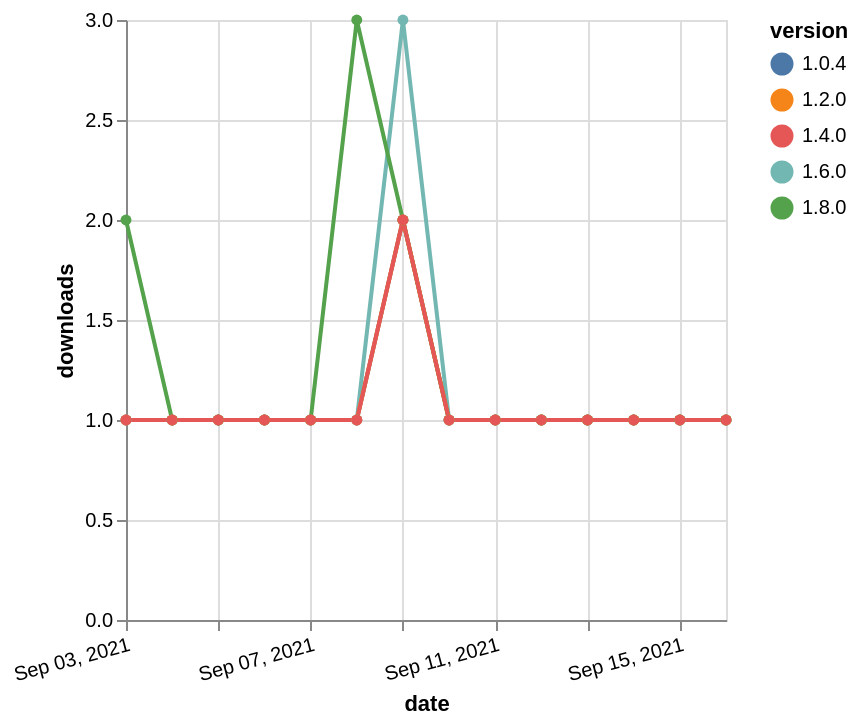

Here is the Vega-Lite specification saved for this chart:
### Vega-Lite specification from a JSON file in a GitHub repository (floating-point values rounded to 4 significant figures)
{"$schema": "https://vega.github.io/schema/vega-lite/v5.json", "description": "A simple bar chart with embedded data.", "data": {"values": [{"date": "2021-09-03", "total": 214, "delta": 1, "version": "1.0.4"}, {"date": "2021-09-04", "total": 215, "delta": 1, "version": "1.0.4"}, {"date": "2021-09-05", "total": 216, "delta": 1, "version": "1.0.4"}, {"date": "2021-09-06", "total": 217, "delta": 1, "version": "1.0.4"}, {"date": "2021-09-07", "total": 218, "delta": 1, "version": "1.0.4"}, {"date": "2021-09-08", "total": 219, "delta": 1, "version": "1.0.4"}, {"date": "2021-09-09", "total": 221, "delta": 2, "version": "1.0.4"}, {"date": "2021-09-10", "total": 222, "delta": 1, "version": "1.0.4"}, {"date": "2021-09-11", "total": 223, "delta": 1, "version": "1.0.4"}, {"date": "2021-09-12", "total": 224, "delta": 1, "version": "1.0.4"}, {"date": "2021-09-13", "total": 225, "delta": 1, "version": "1.0.4"}, {"date": "2021-09-14", "total": 226, "delta": 1, "version": "1.0.4"}, {"date": "2021-09-15", "total": 227, "delta": 1, "version": "1.0.4"}, {"date": "2021-09-16", "total": 228, "delta": 1, "version": "1.0.4"}, {"date": "2021-09-03", "total": 226, "delta": 1, "version": "1.6.0"}, {"date": "2021-09-04", "total": 227, "delta": 1, "version": "1.6.0"}, {"date": "2021-09-05", "total": 228, "delta": 1, "version": "1.6.0"}, {"date": "2021-09-06", "total": 229, "delta": 1, "version": "1.6.0"}, {"date": "2021-09-07", "total": 230, "delta": 1, "version": "1.6.0"}, {"date": "2021-09-08", "total": 231, "delta": 1, "version": "1.6.0"}, {"date": "2021-09-09", "total": 234, "delta": 3, "version": "1.6.0"}, {"date": "2021-09-10", "total": 235, "delta": 1, "version": "1.6.0"}, {"date": "2021-09-11", "total": 236, "delta": 1, "version": "1.6.0"}, {"date": "2021-09-12", "total": 237, "delta": 1, "version": "1.6.0"}, {"date": "2021-09-13", "total": 238, "delta": 1, "version": "1.6.0"}, {"date": "2021-09-14", "total": 239, "delta": 1, "version": "1.6.0"}, {"date": "2021-09-15", "total": 240, "delta": 1, "version": "1.6.0"}, {"date": "2021-09-16", "total": 241, "delta": 1, "version": "1.6.0"}, {"date": "2021-09-03", "total": 131, "delta": 2, "version": "1.8.0"}, {"date": "2021-09-04", "total": 132, "delta": 1, "version": "1.8.0"}, {"date": "2021-09-05", "total": 133, "delta": 1, "version": "1.8.0"}, {"date": "2021-09-06", "total": 134, "delta": 1, "version": "1.8.0"}, {"date": "2021-09-07", "total": 135, "delta": 1, "version": "1.8.0"}, {"date": "2021-09-08", "total": 138, "delta": 3, "version": "1.8.0"}, {"date": "2021-09-09", "total": 140, "delta": 2, "version": "1.8.0"}, {"date": "2021-09-10", "total": 141, "delta": 1, "version": "1.8.0"}, {"date": "2021-09-11", "total": 142, "delta": 1, "version": "1.8.0"}, {"date": "2021-09-12", "total": 143, "delta": 1, "version": "1.8.0"}, {"date": "2021-09-13", "total": 144, "delta": 1, "version": "1.8.0"}, {"date": "2021-09-14", "total": 145, "delta": 1, "version": "1.8.0"}, {"date": "2021-09-15", "total": 146, "delta": 1, "version": "1.8.0"}, {"date": "2021-09-16", "total": 147, "delta": 1, "version": "1.8.0"}, {"date": "2021-09-03", "total": 222, "delta": 1, "version": "1.2.0"}, {"date": "2021-09-04", "total": 223, "delta": 1, "version": "1.2.0"}, {"date": "2021-09-05", "total": 224, "delta": 1, "version": "1.2.0"}, {"date": "2021-09-06", "total": 225, "delta": 1, "version": "1.2.0"}, {"date": "2021-09-07", "total": 226, "delta": 1, "version": "1.2.0"}, {"date": "2021-09-08", "total": 227, "delta": 1, "version": "1.2.0"}, {"date": "2021-09-09", "total": 229, "delta": 2, "version": "1.2.0"}, {"date": "2021-09-10", "total": 230, "delta": 1, "version": "1.2.0"}, {"date": "2021-09-11", "total": 231, "delta": 1, "version": "1.2.0"}, {"date": "2021-09-12", "total": 232, "delta": 1, "version": "1.2.0"}, {"date": "2021-09-13", "total": 233, "delta": 1, "version": "1.2.0"}, {"date": "2021-09-14", "total": 234, "delta": 1, "version": "1.2.0"}, {"date": "2021-09-15", "total": 235, "delta": 1, "version": "1.2.0"}, {"date": "2021-09-16", "total": 236, "delta": 1, "version": "1.2.0"}, {"date": "2021-09-03", "total": 180, "delta": 1, "version": "1.4.0"}, {"date": "2021-09-04", "total": 181, "delta": 1, "version": "1.4.0"}, {"date": "2021-09-05", "total": 182, "delta": 1, "version": "1.4.0"}, {"date": "2021-09-06", "total": 183, "delta": 1, "version": "1.4.0"}, {"date": "2021-09-07", "total": 184, "delta": 1, "version": "1.4.0"}, {"date": "2021-09-08", "total": 185, "delta": 1, "version": "1.4.0"}, {"date": "2021-09-09", "total": 187, "delta": 2, "version": "1.4.0"}, {"date": "2021-09-10", "total": 188, "delta": 1, "version": "1.4.0"}, {"date": "2021-09-11", "total": 189, "delta": 1, "version": "1.4.0"}, {"date": "2021-09-12", "total": 190, "delta": 1, "version": "1.4.0"}, {"date": "2021-09-13", "total": 191, "delta": 1, "version": "1.4.0"}, {"date": "2021-09-14", "total": 192, "delta": 1, "version": "1.4.0"}, {"date": "2021-09-15", "total": 193, "delta": 1, "version": "1.4.0"}, {"date": "2021-09-16", "total": 194, "delta": 1, "version": "1.4.0"}]}, "width": "container", "mark": {"type": "line", "point": {"filled": true}}, "encoding": {"x": {"field": "date", "type": "temporal", "timeUnit": "yearmonthdate", "title": "date", "axis": {"labelAngle": -15}}, "y": {"field": "delta", "type": "quantitative", "title": "downloads"}, "color": {"field": "version", "type": "nominal"}, "tooltip": {"field": "delta"}}}
